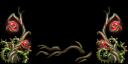

A level layout from a 2D game, rendered from its tile map. Below: a short description, then the map file with its tile-grid data intact:
An orthogonal 4x2 tile map with 32x32 px tiles, 2 tile layers (Tile Layer 1, Tile Layer 2).

<map version="1.9" tiledversion="1.9.2" orientation="orthogonal" renderorder="right-down" width="4" height="2" tilewidth="32" tileheight="32" infinite="0" nextlayerid="3" nextobjectid="1">
 <tileset firstgid="1" source="../schwarzeNacht/d8c5ral-fe16b808-4434-413d-a45a-6bb7df33a463.tsx" />
 <layer id="1" name="Tile Layer 1" width="4" height="2">
  <data encoding="csv">
0,0,0,0,
173,255,256,173
</data>
 </layer>
 <layer id="2" name="Tile Layer 2" width="4" height="2">
  <data encoding="csv">
143,0,0,2147483791,
159,0,0,2147483807
</data>
 </layer>
</map>
